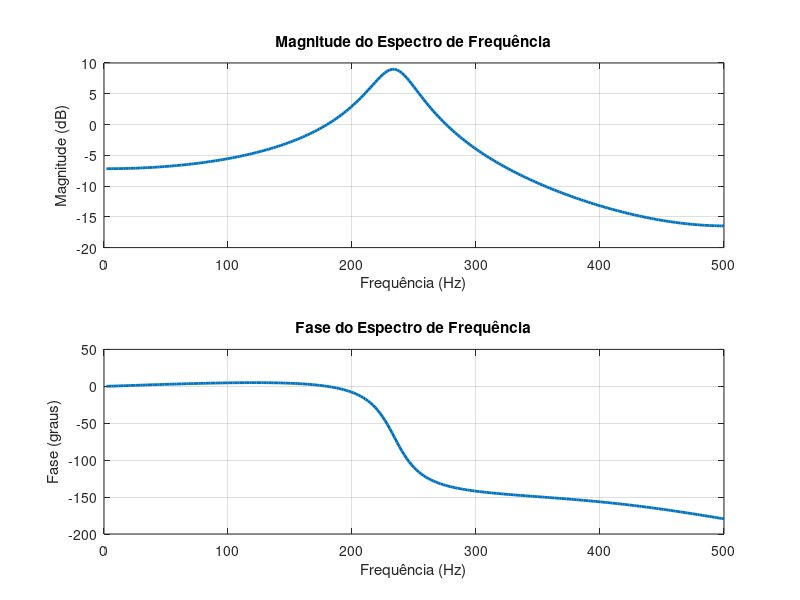
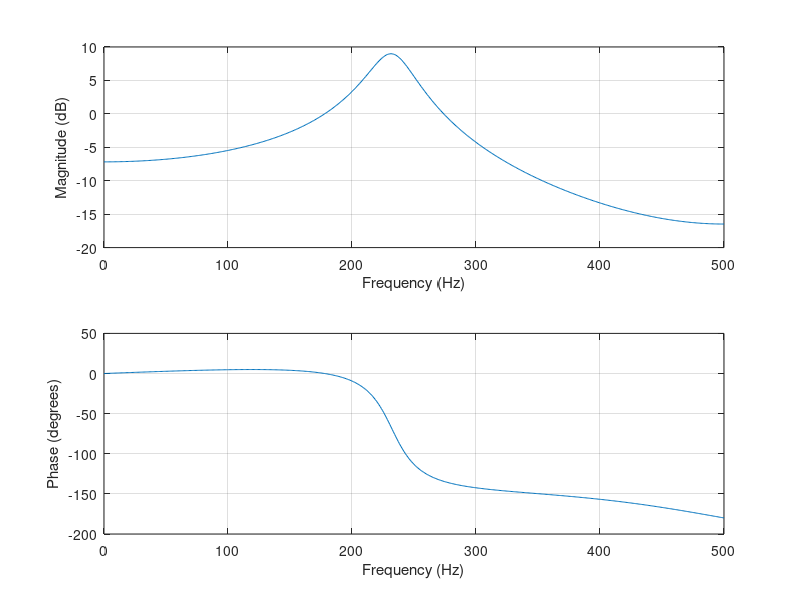

MATLAB code to generate these figures, in order:
% Executa visualização de espectro de frequencia de uma dada função de transferência de filtro digital.
close all;
clear all;
clc;

fs = 1000;  % Frequência de amostragem
N = 512;    % Número de pontos para a FFT

a = [1 -0.2 0.8];  % Coeficientes do denominador (filtro FIR)
b = [0.2 0.5]; % Coeficientes do numerador (filtro FIR)

% Resposta em frequência via DFT dos coeficientes do filtro
H = fft(b,N)./fft(a,N);           % espectro de frequencia do filtro de H
Hmag = 20*log10(abs(H));          % Magnitude do espectro
Theta = angle(H)*360/(2*pi);      % Fase do espectro em graus

f = (1:N)*fs/N;                   % Eixo de frequencia

% Plota a magnitude do espectro de frequencia
figure;
subplot(2,1,1);
plot(f(1:N/2), Hmag(1:N/2),'LineWidth',2);
grid on;
title('Magnitude do Espectro de Frequência');
xlabel('Frequência (Hz)');
ylabel('Magnitude (dB)');

subplot(2,1,2);
plot(f(1:N/2), Theta(1:N/2),'LineWidth',2);
grid on;
title('Fase do Espectro de Frequência');
xlabel('Frequência (Hz)');
ylabel('Fase (graus)');

% Analisando resposta impusiva
x = [1, zeros(1, N-1)];     % Sinal de entrada (impulso unitário)
y = filter(b,a,x);          % Resposta ao impulso
t = 0:(1/fs):(N-1)*(1/fs);  % Eixo de tempo

figure;
plot(t, y, 'LineWidth', 2);
grid on;
title('Resposta ao Impulso');
xlabel('Tempo (s)');
xlim([0 0.1]);
ylabel('Magnitude');    

% Analisando resposta em frequência usando freqz
% Passa os coeficientes do filtro para a função freqz, que calcula e plota a resposta em frequência do 
% filtro digital.
freqz(b, a, N, fs);
